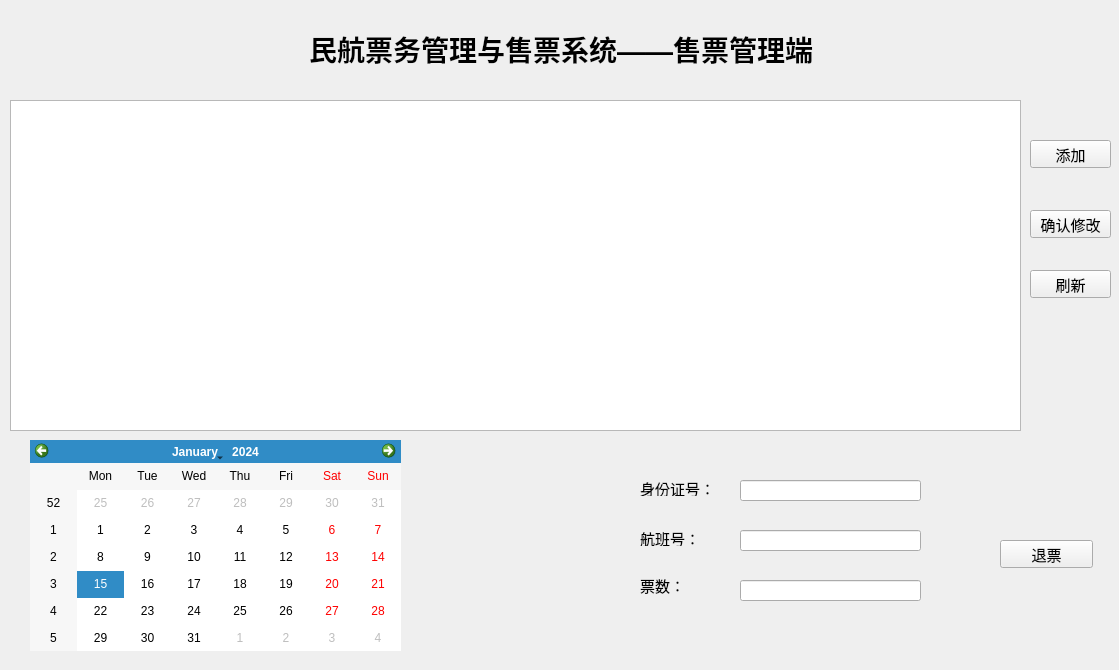
<?xml version="1.0" encoding="UTF-8"?>
<ui version="4.0">
 <class>order</class>
 <widget class="QWidget" name="order">
  <property name="geometry">
   <rect>
    <x>0</x>
    <y>0</y>
    <width>1119</width>
    <height>670</height>
   </rect>
  </property>
  <property name="windowTitle">
   <string>Form</string>
  </property>
  <widget class="QTableView" name="tableVieworder">
   <property name="geometry">
    <rect>
     <x>10</x>
     <y>100</y>
     <width>1011</width>
     <height>331</height>
    </rect>
   </property>
  </widget>
  <widget class="QPushButton" name="pushButtonFresh">
   <property name="geometry">
    <rect>
     <x>1030</x>
     <y>270</y>
     <width>81</width>
     <height>28</height>
    </rect>
   </property>
   <property name="font">
    <font>
     <pointsize>11</pointsize>
    </font>
   </property>
   <property name="text">
    <string>刷新</string>
   </property>
  </widget>
  <widget class="QPushButton" name="pushButtonSure">
   <property name="geometry">
    <rect>
     <x>1030</x>
     <y>210</y>
     <width>81</width>
     <height>28</height>
    </rect>
   </property>
   <property name="font">
    <font>
     <pointsize>11</pointsize>
    </font>
   </property>
   <property name="text">
    <string>确认修改</string>
   </property>
  </widget>
  <widget class="QPushButton" name="pushButtonAdd">
   <property name="geometry">
    <rect>
     <x>1030</x>
     <y>140</y>
     <width>81</width>
     <height>28</height>
    </rect>
   </property>
   <property name="font">
    <font>
     <pointsize>11</pointsize>
    </font>
   </property>
   <property name="text">
    <string>添加</string>
   </property>
  </widget>
  <widget class="QCalendarWidget" name="calendarWidget">
   <property name="geometry">
    <rect>
     <x>30</x>
     <y>440</y>
     <width>371</width>
     <height>211</height>
    </rect>
   </property>
  </widget>
  <widget class="QWidget" name="layoutWidget">
   <property name="geometry">
    <rect>
     <x>10</x>
     <y>30</y>
     <width>1101</width>
     <height>38</height>
    </rect>
   </property>
   <layout class="QHBoxLayout" name="horizontalLayout">
    <item>
     <spacer name="horizontalSpacer">
      <property name="orientation">
       <enum>Qt::Horizontal</enum>
      </property>
      <property name="sizeHint" stdset="0">
       <size>
        <width>40</width>
        <height>20</height>
       </size>
      </property>
     </spacer>
    </item>
    <item>
     <widget class="QLabel" name="label">
      <property name="font">
       <font>
        <pointsize>21</pointsize>
        <bold>true</bold>
       </font>
      </property>
      <property name="text">
       <string>民航票务管理与售票系统——售票管理端</string>
      </property>
     </widget>
    </item>
    <item>
     <spacer name="horizontalSpacer_2">
      <property name="orientation">
       <enum>Qt::Horizontal</enum>
      </property>
      <property name="sizeHint" stdset="0">
       <size>
        <width>40</width>
        <height>20</height>
       </size>
      </property>
     </spacer>
    </item>
   </layout>
  </widget>
  <widget class="QLineEdit" name="lineEdituid">
   <property name="geometry">
    <rect>
     <x>740</x>
     <y>480</y>
     <width>181</width>
     <height>21</height>
    </rect>
   </property>
  </widget>
  <widget class="QLineEdit" name="lineEditfid">
   <property name="geometry">
    <rect>
     <x>740</x>
     <y>530</y>
     <width>181</width>
     <height>21</height>
    </rect>
   </property>
  </widget>
  <widget class="QLabel" name="label_2">
   <property name="geometry">
    <rect>
     <x>640</x>
     <y>480</y>
     <width>91</width>
     <height>16</height>
    </rect>
   </property>
   <property name="font">
    <font>
     <pointsize>11</pointsize>
    </font>
   </property>
   <property name="text">
    <string>身份证号：</string>
   </property>
  </widget>
  <widget class="QLabel" name="label_3">
   <property name="geometry">
    <rect>
     <x>640</x>
     <y>530</y>
     <width>91</width>
     <height>16</height>
    </rect>
   </property>
   <property name="font">
    <font>
     <pointsize>11</pointsize>
    </font>
   </property>
   <property name="text">
    <string>航班号：</string>
   </property>
  </widget>
  <widget class="QLabel" name="label_4">
   <property name="geometry">
    <rect>
     <x>640</x>
     <y>575</y>
     <width>72</width>
     <height>20</height>
    </rect>
   </property>
   <property name="font">
    <font>
     <pointsize>11</pointsize>
    </font>
   </property>
   <property name="text">
    <string>票数：</string>
   </property>
  </widget>
  <widget class="QLineEdit" name="lineEditnum">
   <property name="geometry">
    <rect>
     <x>740</x>
     <y>580</y>
     <width>181</width>
     <height>21</height>
    </rect>
   </property>
   <property name="font">
    <font>
     <pointsize>9</pointsize>
    </font>
   </property>
  </widget>
  <widget class="QPushButton" name="pushButtonDelete">
   <property name="geometry">
    <rect>
     <x>1000</x>
     <y>540</y>
     <width>93</width>
     <height>28</height>
    </rect>
   </property>
   <property name="font">
    <font>
     <pointsize>11</pointsize>
    </font>
   </property>
   <property name="text">
    <string>退票</string>
   </property>
  </widget>
 </widget>
 <resources/>
 <connections/>
</ui>
